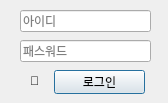
<?xml version="1.0" encoding="UTF-8"?>
<ui version="4.0">
 <class>dialog</class>
 <widget class="QDialog" name="dialog">
  <property name="geometry">
   <rect>
    <x>0</x>
    <y>0</y>
    <width>168</width>
    <height>103</height>
   </rect>
  </property>
  <property name="windowTitle">
   <string>메일 로그인</string>
  </property>
  <widget class="QPushButton" name="login_button">
   <property name="geometry">
    <rect>
     <x>54</x>
     <y>70</y>
     <width>91</width>
     <height>24</height>
    </rect>
   </property>
   <property name="text">
    <string>로그인</string>
   </property>
  </widget>
  <widget class="QLineEdit" name="id">
   <property name="geometry">
    <rect>
     <x>20</x>
     <y>10</y>
     <width>131</width>
     <height>22</height>
    </rect>
   </property>
   <property name="inputMask">
    <string/>
   </property>
   <property name="text">
    <string/>
   </property>
   <property name="maxLength">
    <number>32767</number>
   </property>
   <property name="placeholderText">
    <string>아이디</string>
   </property>
   <property name="clearButtonEnabled">
    <bool>true</bool>
   </property>
  </widget>
  <widget class="QLineEdit" name="password">
   <property name="geometry">
    <rect>
     <x>20</x>
     <y>40</y>
     <width>131</width>
     <height>22</height>
    </rect>
   </property>
   <property name="autoFillBackground">
    <bool>false</bool>
   </property>
   <property name="inputMask">
    <string/>
   </property>
   <property name="text">
    <string/>
   </property>
   <property name="maxLength">
    <number>32767</number>
   </property>
   <property name="echoMode">
    <enum>QLineEdit::EchoMode::Password</enum>
   </property>
   <property name="dragEnabled">
    <bool>false</bool>
   </property>
   <property name="placeholderText">
    <string>패스워드</string>
   </property>
   <property name="cursorMoveStyle">
    <enum>Qt::CursorMoveStyle::LogicalMoveStyle</enum>
   </property>
   <property name="clearButtonEnabled">
    <bool>true</bool>
   </property>
  </widget>
  <widget class="QLabel" name="status_label">
   <property name="geometry">
    <rect>
     <x>30</x>
     <y>70</y>
     <width>21</width>
     <height>21</height>
    </rect>
   </property>
   <property name="text">
    <string>🔴</string>
   </property>
  </widget>
 </widget>
 <resources/>
 <connections/>
</ui>
